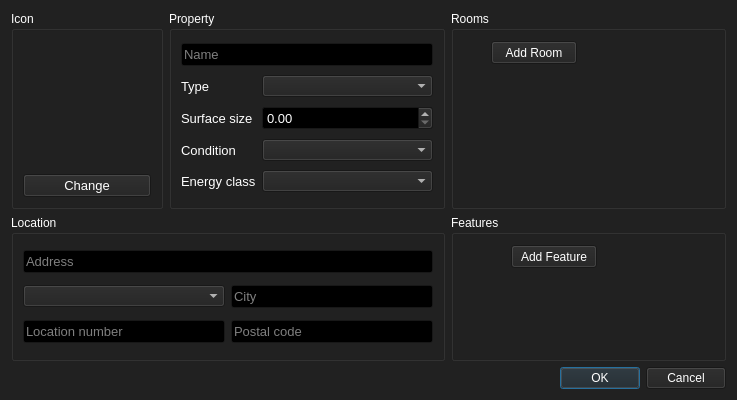
<?xml version="1.0" encoding="UTF-8"?>
<ui version="4.0">
 <class>W_Property_Creator</class>
 <widget class="QWidget" name="W_Property_Creator">
  <property name="geometry">
   <rect>
    <x>0</x>
    <y>0</y>
    <width>737</width>
    <height>400</height>
   </rect>
  </property>
  <property name="palette">
   <palette>
    <active>
     <colorrole role="WindowText">
      <brush brushstyle="SolidPattern">
       <color alpha="255">
        <red>255</red>
        <green>255</green>
        <blue>255</blue>
       </color>
      </brush>
     </colorrole>
     <colorrole role="Button">
      <brush brushstyle="SolidPattern">
       <color alpha="255">
        <red>33</red>
        <green>33</green>
        <blue>33</blue>
       </color>
      </brush>
     </colorrole>
     <colorrole role="Light">
      <brush brushstyle="SolidPattern">
       <color alpha="255">
        <red>49</red>
        <green>49</green>
        <blue>49</blue>
       </color>
      </brush>
     </colorrole>
     <colorrole role="Midlight">
      <brush brushstyle="SolidPattern">
       <color alpha="255">
        <red>41</red>
        <green>41</green>
        <blue>41</blue>
       </color>
      </brush>
     </colorrole>
     <colorrole role="Dark">
      <brush brushstyle="SolidPattern">
       <color alpha="255">
        <red>16</red>
        <green>16</green>
        <blue>16</blue>
       </color>
      </brush>
     </colorrole>
     <colorrole role="Mid">
      <brush brushstyle="SolidPattern">
       <color alpha="255">
        <red>22</red>
        <green>22</green>
        <blue>22</blue>
       </color>
      </brush>
     </colorrole>
     <colorrole role="Text">
      <brush brushstyle="SolidPattern">
       <color alpha="255">
        <red>255</red>
        <green>255</green>
        <blue>255</blue>
       </color>
      </brush>
     </colorrole>
     <colorrole role="BrightText">
      <brush brushstyle="SolidPattern">
       <color alpha="255">
        <red>255</red>
        <green>255</green>
        <blue>255</blue>
       </color>
      </brush>
     </colorrole>
     <colorrole role="ButtonText">
      <brush brushstyle="SolidPattern">
       <color alpha="255">
        <red>255</red>
        <green>255</green>
        <blue>255</blue>
       </color>
      </brush>
     </colorrole>
     <colorrole role="Base">
      <brush brushstyle="SolidPattern">
       <color alpha="255">
        <red>0</red>
        <green>0</green>
        <blue>0</blue>
       </color>
      </brush>
     </colorrole>
     <colorrole role="Window">
      <brush brushstyle="SolidPattern">
       <color alpha="255">
        <red>33</red>
        <green>33</green>
        <blue>33</blue>
       </color>
      </brush>
     </colorrole>
     <colorrole role="Shadow">
      <brush brushstyle="SolidPattern">
       <color alpha="255">
        <red>0</red>
        <green>0</green>
        <blue>0</blue>
       </color>
      </brush>
     </colorrole>
     <colorrole role="AlternateBase">
      <brush brushstyle="SolidPattern">
       <color alpha="255">
        <red>16</red>
        <green>16</green>
        <blue>16</blue>
       </color>
      </brush>
     </colorrole>
     <colorrole role="ToolTipBase">
      <brush brushstyle="SolidPattern">
       <color alpha="255">
        <red>255</red>
        <green>255</green>
        <blue>220</blue>
       </color>
      </brush>
     </colorrole>
     <colorrole role="ToolTipText">
      <brush brushstyle="SolidPattern">
       <color alpha="255">
        <red>0</red>
        <green>0</green>
        <blue>0</blue>
       </color>
      </brush>
     </colorrole>
     <colorrole role="PlaceholderText">
      <brush brushstyle="SolidPattern">
       <color alpha="127">
        <red>255</red>
        <green>255</green>
        <blue>255</blue>
       </color>
      </brush>
     </colorrole>
     <colorrole role="Accent">
      <brush brushstyle="SolidPattern">
       <color alpha="255">
        <red>0</red>
        <green>0</green>
        <blue>0</blue>
       </color>
      </brush>
     </colorrole>
    </active>
    <inactive>
     <colorrole role="WindowText">
      <brush brushstyle="SolidPattern">
       <color alpha="255">
        <red>255</red>
        <green>255</green>
        <blue>255</blue>
       </color>
      </brush>
     </colorrole>
     <colorrole role="Button">
      <brush brushstyle="SolidPattern">
       <color alpha="255">
        <red>33</red>
        <green>33</green>
        <blue>33</blue>
       </color>
      </brush>
     </colorrole>
     <colorrole role="Light">
      <brush brushstyle="SolidPattern">
       <color alpha="255">
        <red>49</red>
        <green>49</green>
        <blue>49</blue>
       </color>
      </brush>
     </colorrole>
     <colorrole role="Midlight">
      <brush brushstyle="SolidPattern">
       <color alpha="255">
        <red>41</red>
        <green>41</green>
        <blue>41</blue>
       </color>
      </brush>
     </colorrole>
     <colorrole role="Dark">
      <brush brushstyle="SolidPattern">
       <color alpha="255">
        <red>16</red>
        <green>16</green>
        <blue>16</blue>
       </color>
      </brush>
     </colorrole>
     <colorrole role="Mid">
      <brush brushstyle="SolidPattern">
       <color alpha="255">
        <red>22</red>
        <green>22</green>
        <blue>22</blue>
       </color>
      </brush>
     </colorrole>
     <colorrole role="Text">
      <brush brushstyle="SolidPattern">
       <color alpha="255">
        <red>255</red>
        <green>255</green>
        <blue>255</blue>
       </color>
      </brush>
     </colorrole>
     <colorrole role="BrightText">
      <brush brushstyle="SolidPattern">
       <color alpha="255">
        <red>255</red>
        <green>255</green>
        <blue>255</blue>
       </color>
      </brush>
     </colorrole>
     <colorrole role="ButtonText">
      <brush brushstyle="SolidPattern">
       <color alpha="255">
        <red>255</red>
        <green>255</green>
        <blue>255</blue>
       </color>
      </brush>
     </colorrole>
     <colorrole role="Base">
      <brush brushstyle="SolidPattern">
       <color alpha="255">
        <red>0</red>
        <green>0</green>
        <blue>0</blue>
       </color>
      </brush>
     </colorrole>
     <colorrole role="Window">
      <brush brushstyle="SolidPattern">
       <color alpha="255">
        <red>33</red>
        <green>33</green>
        <blue>33</blue>
       </color>
      </brush>
     </colorrole>
     <colorrole role="Shadow">
      <brush brushstyle="SolidPattern">
       <color alpha="255">
        <red>0</red>
        <green>0</green>
        <blue>0</blue>
       </color>
      </brush>
     </colorrole>
     <colorrole role="AlternateBase">
      <brush brushstyle="SolidPattern">
       <color alpha="255">
        <red>16</red>
        <green>16</green>
        <blue>16</blue>
       </color>
      </brush>
     </colorrole>
     <colorrole role="ToolTipBase">
      <brush brushstyle="SolidPattern">
       <color alpha="255">
        <red>255</red>
        <green>255</green>
        <blue>220</blue>
       </color>
      </brush>
     </colorrole>
     <colorrole role="ToolTipText">
      <brush brushstyle="SolidPattern">
       <color alpha="255">
        <red>0</red>
        <green>0</green>
        <blue>0</blue>
       </color>
      </brush>
     </colorrole>
     <colorrole role="PlaceholderText">
      <brush brushstyle="SolidPattern">
       <color alpha="127">
        <red>255</red>
        <green>255</green>
        <blue>255</blue>
       </color>
      </brush>
     </colorrole>
     <colorrole role="Accent">
      <brush brushstyle="SolidPattern">
       <color alpha="255">
        <red>0</red>
        <green>0</green>
        <blue>0</blue>
       </color>
      </brush>
     </colorrole>
    </inactive>
    <disabled>
     <colorrole role="WindowText">
      <brush brushstyle="SolidPattern">
       <color alpha="255">
        <red>16</red>
        <green>16</green>
        <blue>16</blue>
       </color>
      </brush>
     </colorrole>
     <colorrole role="Button">
      <brush brushstyle="SolidPattern">
       <color alpha="255">
        <red>33</red>
        <green>33</green>
        <blue>33</blue>
       </color>
      </brush>
     </colorrole>
     <colorrole role="Light">
      <brush brushstyle="SolidPattern">
       <color alpha="255">
        <red>49</red>
        <green>49</green>
        <blue>49</blue>
       </color>
      </brush>
     </colorrole>
     <colorrole role="Midlight">
      <brush brushstyle="SolidPattern">
       <color alpha="255">
        <red>41</red>
        <green>41</green>
        <blue>41</blue>
       </color>
      </brush>
     </colorrole>
     <colorrole role="Dark">
      <brush brushstyle="SolidPattern">
       <color alpha="255">
        <red>16</red>
        <green>16</green>
        <blue>16</blue>
       </color>
      </brush>
     </colorrole>
     <colorrole role="Mid">
      <brush brushstyle="SolidPattern">
       <color alpha="255">
        <red>22</red>
        <green>22</green>
        <blue>22</blue>
       </color>
      </brush>
     </colorrole>
     <colorrole role="Text">
      <brush brushstyle="SolidPattern">
       <color alpha="255">
        <red>16</red>
        <green>16</green>
        <blue>16</blue>
       </color>
      </brush>
     </colorrole>
     <colorrole role="BrightText">
      <brush brushstyle="SolidPattern">
       <color alpha="255">
        <red>255</red>
        <green>255</green>
        <blue>255</blue>
       </color>
      </brush>
     </colorrole>
     <colorrole role="ButtonText">
      <brush brushstyle="SolidPattern">
       <color alpha="255">
        <red>16</red>
        <green>16</green>
        <blue>16</blue>
       </color>
      </brush>
     </colorrole>
     <colorrole role="Base">
      <brush brushstyle="SolidPattern">
       <color alpha="255">
        <red>33</red>
        <green>33</green>
        <blue>33</blue>
       </color>
      </brush>
     </colorrole>
     <colorrole role="Window">
      <brush brushstyle="SolidPattern">
       <color alpha="255">
        <red>33</red>
        <green>33</green>
        <blue>33</blue>
       </color>
      </brush>
     </colorrole>
     <colorrole role="Shadow">
      <brush brushstyle="SolidPattern">
       <color alpha="255">
        <red>0</red>
        <green>0</green>
        <blue>0</blue>
       </color>
      </brush>
     </colorrole>
     <colorrole role="AlternateBase">
      <brush brushstyle="SolidPattern">
       <color alpha="255">
        <red>33</red>
        <green>33</green>
        <blue>33</blue>
       </color>
      </brush>
     </colorrole>
     <colorrole role="ToolTipBase">
      <brush brushstyle="SolidPattern">
       <color alpha="255">
        <red>255</red>
        <green>255</green>
        <blue>220</blue>
       </color>
      </brush>
     </colorrole>
     <colorrole role="ToolTipText">
      <brush brushstyle="SolidPattern">
       <color alpha="255">
        <red>0</red>
        <green>0</green>
        <blue>0</blue>
       </color>
      </brush>
     </colorrole>
     <colorrole role="PlaceholderText">
      <brush brushstyle="SolidPattern">
       <color alpha="127">
        <red>16</red>
        <green>16</green>
        <blue>16</blue>
       </color>
      </brush>
     </colorrole>
     <colorrole role="Accent">
      <brush brushstyle="SolidPattern">
       <color alpha="255">
        <red>23</red>
        <green>23</green>
        <blue>23</blue>
       </color>
      </brush>
     </colorrole>
    </disabled>
   </palette>
  </property>
  <property name="windowTitle">
   <string>Building Creator</string>
  </property>
  <property name="windowIcon">
   <iconset resource="../resources/icons.qrc">
    <normaloff>:/assets/gargoyle-house.svg</normaloff>:/assets/gargoyle-house.svg</iconset>
  </property>
  <layout class="QGridLayout" name="gridLayout">
   <item row="2" column="0" colspan="2">
    <widget class="QGroupBox" name="groupBox_2">
     <property name="title">
      <string>Location</string>
     </property>
     <layout class="QGridLayout" name="gridLayout_4">
      <item row="4" column="0">
       <widget class="QComboBox" name="cb_country"/>
      </item>
      <item row="1" column="0" colspan="2">
       <widget class="QLineEdit" name="le_address">
        <property name="sizePolicy">
         <sizepolicy hsizetype="Preferred" vsizetype="Maximum">
          <horstretch>0</horstretch>
          <verstretch>0</verstretch>
         </sizepolicy>
        </property>
        <property name="font">
         <font>
          <pointsize>10</pointsize>
         </font>
        </property>
        <property name="toolTip">
         <string>Address</string>
        </property>
        <property name="styleSheet">
         <string notr="true"/>
        </property>
        <property name="text">
         <string/>
        </property>
        <property name="placeholderText">
         <string>Address</string>
        </property>
       </widget>
      </item>
      <item row="5" column="0">
       <widget class="QLineEdit" name="le_location_number">
        <property name="sizePolicy">
         <sizepolicy hsizetype="Preferred" vsizetype="Maximum">
          <horstretch>0</horstretch>
          <verstretch>0</verstretch>
         </sizepolicy>
        </property>
        <property name="font">
         <font>
          <pointsize>10</pointsize>
         </font>
        </property>
        <property name="toolTip">
         <string>Location number</string>
        </property>
        <property name="styleSheet">
         <string notr="true"/>
        </property>
        <property name="placeholderText">
         <string>Location number</string>
        </property>
       </widget>
      </item>
      <item row="4" column="1">
       <widget class="QLineEdit" name="le_city">
        <property name="sizePolicy">
         <sizepolicy hsizetype="Preferred" vsizetype="Maximum">
          <horstretch>0</horstretch>
          <verstretch>0</verstretch>
         </sizepolicy>
        </property>
        <property name="font">
         <font>
          <pointsize>10</pointsize>
         </font>
        </property>
        <property name="toolTip">
         <string>City</string>
        </property>
        <property name="styleSheet">
         <string notr="true"/>
        </property>
        <property name="placeholderText">
         <string>City</string>
        </property>
       </widget>
      </item>
      <item row="5" column="1">
       <widget class="QLineEdit" name="le_postal_code">
        <property name="sizePolicy">
         <sizepolicy hsizetype="Preferred" vsizetype="Maximum">
          <horstretch>0</horstretch>
          <verstretch>0</verstretch>
         </sizepolicy>
        </property>
        <property name="font">
         <font>
          <pointsize>10</pointsize>
         </font>
        </property>
        <property name="toolTip">
         <string>Postal code</string>
        </property>
        <property name="styleSheet">
         <string notr="true"/>
        </property>
        <property name="placeholderText">
         <string>Postal code</string>
        </property>
       </widget>
      </item>
     </layout>
    </widget>
   </item>
   <item row="0" column="0">
    <widget class="QGroupBox" name="groupBox">
     <property name="sizePolicy">
      <sizepolicy hsizetype="Maximum" vsizetype="Preferred">
       <horstretch>0</horstretch>
       <verstretch>0</verstretch>
      </sizepolicy>
     </property>
     <property name="title">
      <string>Icon</string>
     </property>
     <layout class="QGridLayout" name="gridLayout_2">
      <item row="0" column="0">
       <widget class="QLabel" name="l_icon">
        <property name="sizePolicy">
         <sizepolicy hsizetype="Preferred" vsizetype="Preferred">
          <horstretch>0</horstretch>
          <verstretch>0</verstretch>
         </sizepolicy>
        </property>
        <property name="minimumSize">
         <size>
          <width>128</width>
          <height>128</height>
         </size>
        </property>
        <property name="maximumSize">
         <size>
          <width>128</width>
          <height>128</height>
         </size>
        </property>
        <property name="styleSheet">
         <string notr="true"/>
        </property>
        <property name="text">
         <string/>
        </property>
        <property name="pixmap">
         <pixmap resource="../resources/icons.qrc">:/assets/com.github.lainsce.aesop.svg</pixmap>
        </property>
        <property name="scaledContents">
         <bool>true</bool>
        </property>
        <property name="alignment">
         <set>Qt::AlignmentFlag::AlignCenter</set>
        </property>
       </widget>
      </item>
      <item row="1" column="0">
       <widget class="QPushButton" name="b_icon">
        <property name="font">
         <font>
          <pointsize>10</pointsize>
         </font>
        </property>
        <property name="text">
         <string>Change</string>
        </property>
       </widget>
      </item>
     </layout>
    </widget>
   </item>
   <item row="0" column="1">
    <widget class="QGroupBox" name="groupBox_3">
     <property name="title">
      <string>Property</string>
     </property>
     <layout class="QGridLayout" name="gridLayout_3">
      <item row="4" column="1">
       <widget class="QComboBox" name="cb_energy"/>
      </item>
      <item row="2" column="0">
       <widget class="QLabel" name="label">
        <property name="sizePolicy">
         <sizepolicy hsizetype="Maximum" vsizetype="Preferred">
          <horstretch>0</horstretch>
          <verstretch>0</verstretch>
         </sizepolicy>
        </property>
        <property name="font">
         <font>
          <pointsize>10</pointsize>
         </font>
        </property>
        <property name="text">
         <string>Surface size</string>
        </property>
       </widget>
      </item>
      <item row="3" column="0">
       <widget class="QLabel" name="label_2">
        <property name="sizePolicy">
         <sizepolicy hsizetype="Maximum" vsizetype="Preferred">
          <horstretch>0</horstretch>
          <verstretch>0</verstretch>
         </sizepolicy>
        </property>
        <property name="font">
         <font>
          <pointsize>10</pointsize>
         </font>
        </property>
        <property name="text">
         <string>Condition</string>
        </property>
       </widget>
      </item>
      <item row="4" column="0">
       <widget class="QLabel" name="label_3">
        <property name="sizePolicy">
         <sizepolicy hsizetype="Maximum" vsizetype="Preferred">
          <horstretch>0</horstretch>
          <verstretch>0</verstretch>
         </sizepolicy>
        </property>
        <property name="font">
         <font>
          <pointsize>10</pointsize>
         </font>
        </property>
        <property name="text">
         <string>Energy class</string>
        </property>
       </widget>
      </item>
      <item row="1" column="0">
       <widget class="QLabel" name="label_4">
        <property name="sizePolicy">
         <sizepolicy hsizetype="Maximum" vsizetype="Preferred">
          <horstretch>0</horstretch>
          <verstretch>0</verstretch>
         </sizepolicy>
        </property>
        <property name="font">
         <font>
          <pointsize>10</pointsize>
         </font>
        </property>
        <property name="text">
         <string>Type</string>
        </property>
       </widget>
      </item>
      <item row="3" column="1">
       <widget class="QComboBox" name="cb_condition"/>
      </item>
      <item row="2" column="1">
       <widget class="QDoubleSpinBox" name="dsb_surface_size">
        <property name="font">
         <font>
          <pointsize>10</pointsize>
         </font>
        </property>
       </widget>
      </item>
      <item row="1" column="1">
       <widget class="QComboBox" name="cb_type"/>
      </item>
      <item row="0" column="0" colspan="2">
       <widget class="QLineEdit" name="le_name">
        <property name="sizePolicy">
         <sizepolicy hsizetype="Preferred" vsizetype="Maximum">
          <horstretch>0</horstretch>
          <verstretch>0</verstretch>
         </sizepolicy>
        </property>
        <property name="font">
         <font>
          <pointsize>10</pointsize>
         </font>
        </property>
        <property name="styleSheet">
         <string notr="true"/>
        </property>
        <property name="text">
         <string/>
        </property>
        <property name="placeholderText">
         <string>Name</string>
        </property>
       </widget>
      </item>
     </layout>
    </widget>
   </item>
   <item row="0" column="2">
    <widget class="QGroupBox" name="groupBox_4">
     <property name="title">
      <string>Rooms</string>
     </property>
     <widget class="QPushButton" name="pushButton">
      <property name="geometry">
       <rect>
        <x>40</x>
        <y>30</y>
        <width>86</width>
        <height>23</height>
       </rect>
      </property>
      <property name="text">
       <string>Add Room</string>
      </property>
     </widget>
    </widget>
   </item>
   <item row="2" column="2">
    <widget class="QGroupBox" name="groupBox_5">
     <property name="title">
      <string>Features</string>
     </property>
     <widget class="QPushButton" name="pushButton_2">
      <property name="geometry">
       <rect>
        <x>60</x>
        <y>30</y>
        <width>86</width>
        <height>23</height>
       </rect>
      </property>
      <property name="text">
       <string>Add Feature</string>
      </property>
     </widget>
    </widget>
   </item>
   <item row="3" column="1" colspan="2">
    <widget class="QDialogButtonBox" name="buttonBox">
     <property name="orientation">
      <enum>Qt::Orientation::Horizontal</enum>
     </property>
     <property name="standardButtons">
      <set>QDialogButtonBox::StandardButton::Cancel|QDialogButtonBox::StandardButton::Ok</set>
     </property>
    </widget>
   </item>
  </layout>
 </widget>
 <resources>
  <include location="../resources/icons.qrc"/>
 </resources>
 <connections/>
</ui>
